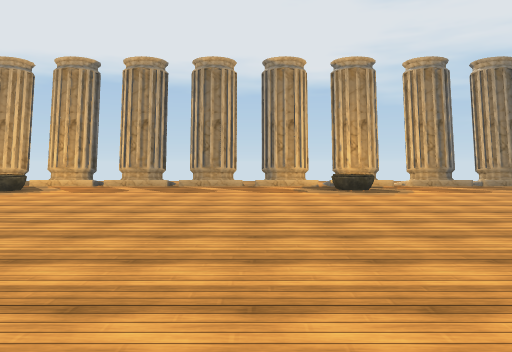
View 1 (above)

16 first-person views from a walk through a 3-D level made in the Unity game engine. The camera is 1.3 m above the floor, tilts 2° down and sees 70° across. The floor is counted in squares, 2 m on a side. Each view is taken from the middle of a square. On the plan, view 1 faces up. The plan holds only what a view shows up to about 11 squares ahead; the rest is blank. The place goes on beyond the plan. The player character is not drawn. Some surface patterns are stand-ins.

View 2
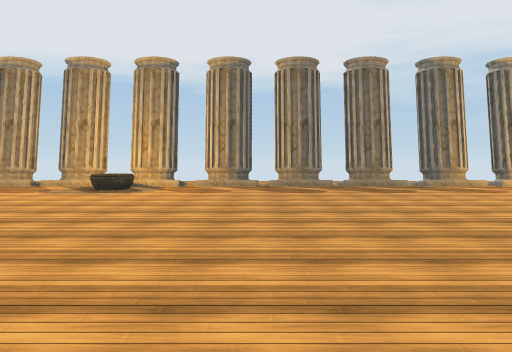

View 3
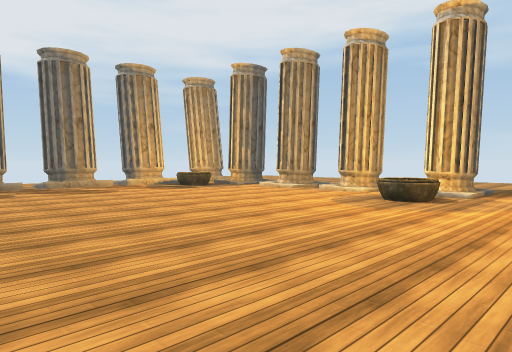

View 4
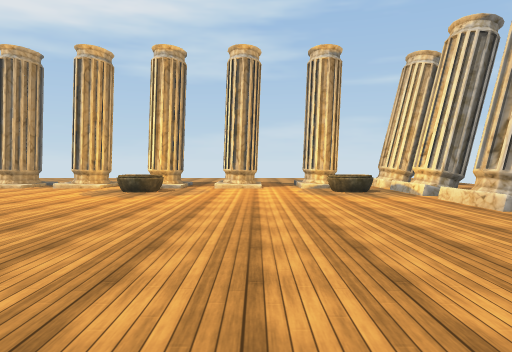

View 5
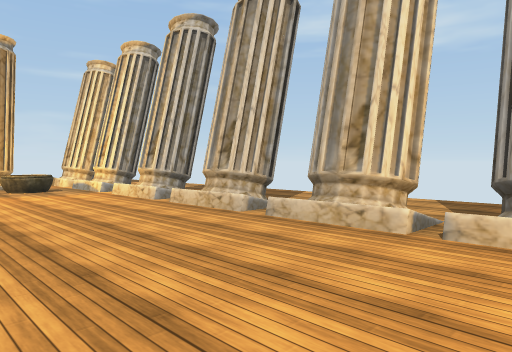

View 6
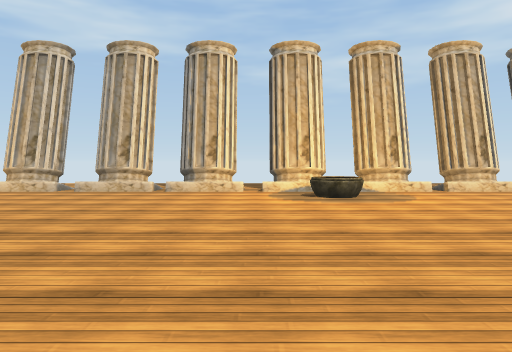

View 7
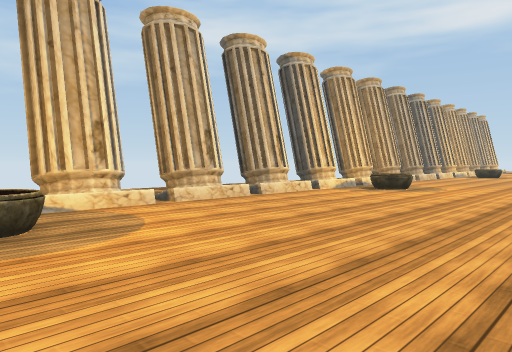

View 8
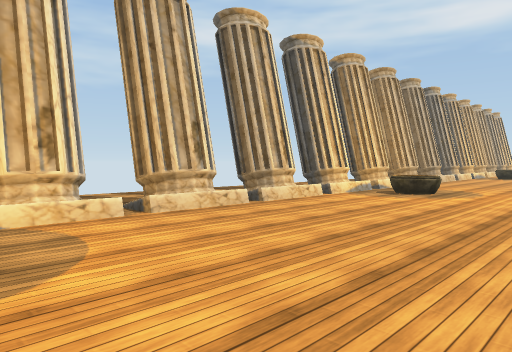

View 9
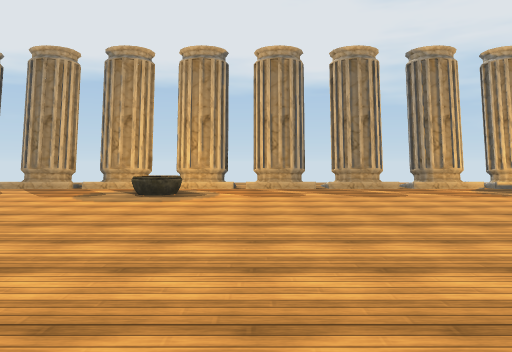

View 10
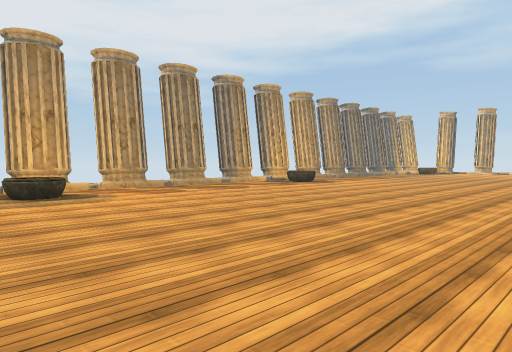

View 11
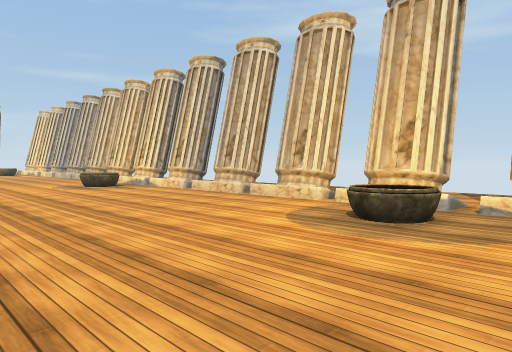

View 12
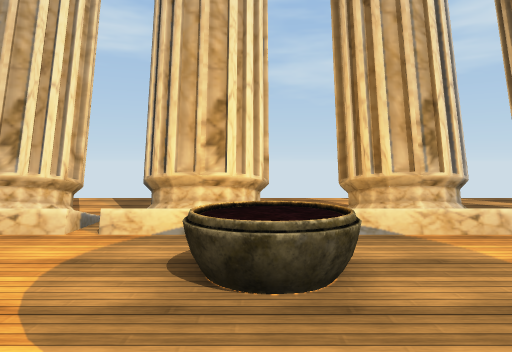

View 13
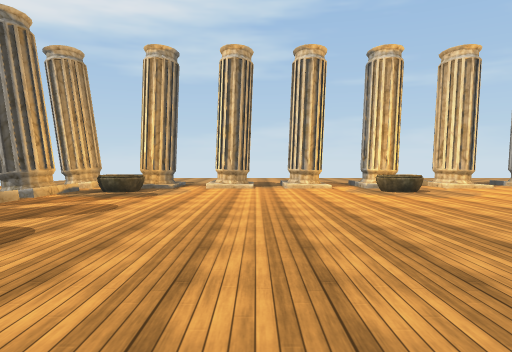

View 14
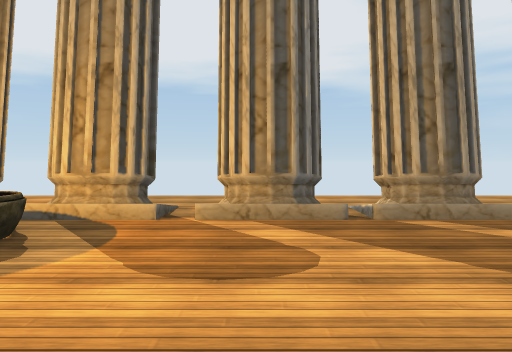

View 15
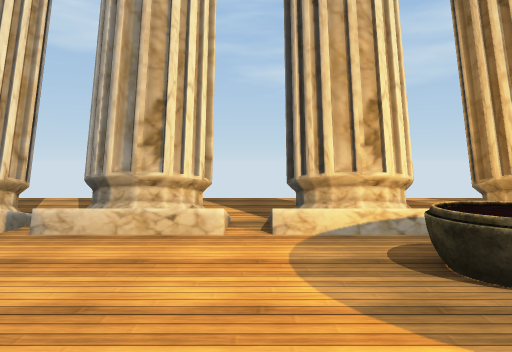

View 16
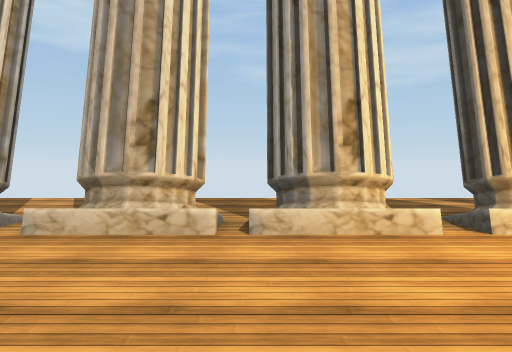

### Floor plan
Key: @ floor where view 1 was taken; # wall or solid block; x gap in a wall; . floor; / step, stairs or slope; O other object.
Columns run from 8 left of view 1 to 20 right of it. Each row starts with its distance up from view 1.
 13            .. .. ..
 12            .. .. ...
 11 ######x#/#/#/#/#x####x# ##
 10 ///////////////////////...
  9 ..O.......OO..........OO##
  8 ..........................
  7 ........................##
  6 ..........................
  5  .......................##
  4 ..........................
  3 ......................OO## ..
  2 ........................x/...
  1 ........................x/
  0 ........@...............#
 -1 ..........................
 -2 ..O.......OO..........OO##
 -3 .........................
 -4 ######x#/#x#.#/#x##x#.# ##
 -5   .................  ..
 -6   .................  ..

Where each view was taken, in squares from view 1:
view 1: 0 up, 0 right, facing up
view 2: 0 up, 6 right, facing up
view 3: 0 up, 8 right, facing up-right
view 4: 0 up, 6 right, facing right
view 5: 0 up, 5 right, facing down-right
view 6: 5 up, 4 right, facing down
view 7: 2 up, 3 right, facing down-left
view 8: 1 up, 2 right, facing down-left
view 9: 1 up, 4 left, facing up
view 10: 1 up, 8 left, facing up-right
view 11: 2 up, 8 left, facing down-right
view 12: 0 up, 6 left, facing down
view 13: 6 up, 6 right, facing right
view 14: 6 up, 5 right, facing up
view 15: 0 up, 4 right, facing down
view 16: 0 up, 6 right, facing down
